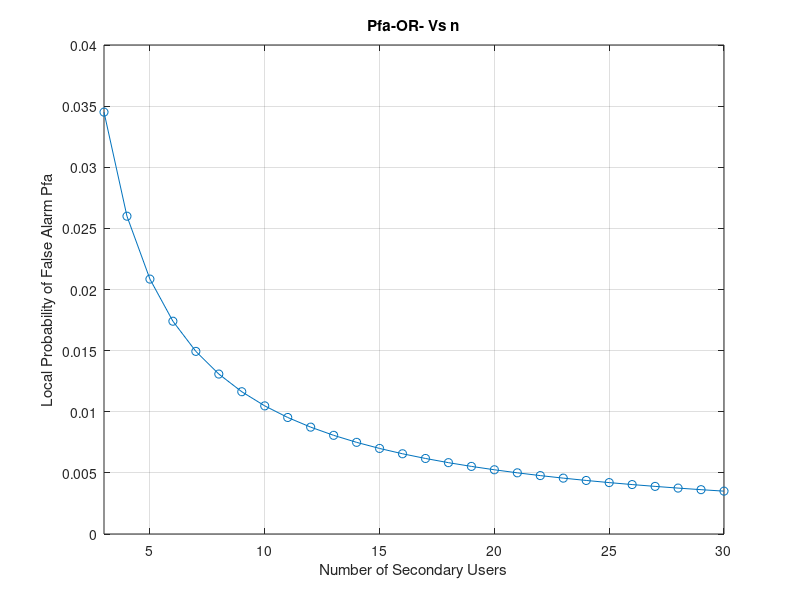
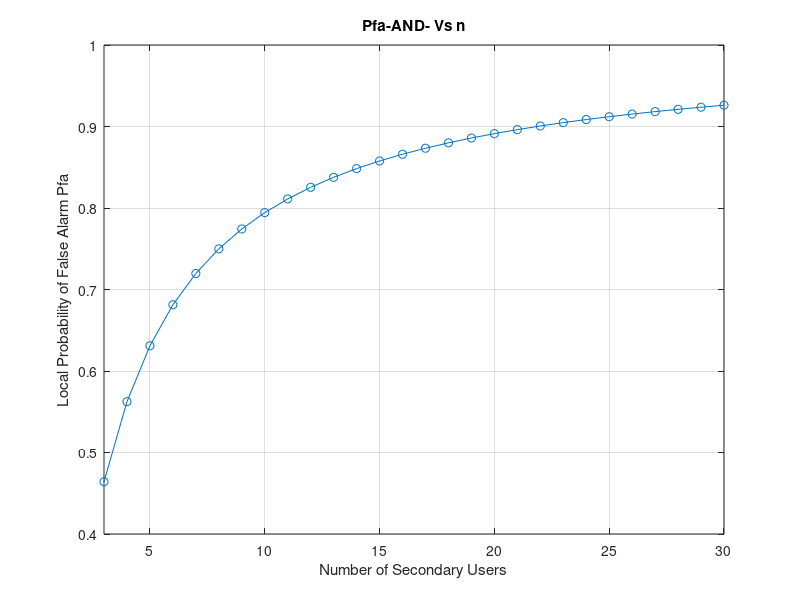

Write MATLAB code to recreate these figures, in order. (Note: this script raises an error after producing the figures.)
clc
close all
clear


NSU = 3:30;

pfa_OR = 1 - 0.9.^(1./NSU); 

figure;
plot(NSU,pfa_OR,'-o')
grid on
xlim([3 30])
title("Pfa-OR- Vs n")
xlabel("Number of Secondary Users")
ylabel("Local Probability of False Alarm Pfa")


pfa_AND =  0.1.^(1./NSU); 

figure;
plot(NSU,pfa_AND,'-o')
grid on
xlim([3 30])
title("Pfa-AND- Vs n")
xlabel("Number of Secondary Users")
ylabel("Local Probability of False Alarm Pfa")

pfa_K_N = zeros(1,length(NSU));
for i=1:length(NSU)
    
    min_lim = ceil((NSU(i)+1)/2);
    pfa_K_N(i) = inv_K_N(0.1,NSU(i),min_lim);
    

end

figure;
plot(NSU,pfa_K_N,'-o')
grid on
xlim([3 30])
title("Pfa-Majority- Vs n")
xlabel("Number of Secondary Users")
ylabel("Local Probability of False Alarm Pfa")


%%
%%%%%%% OR RULE EXPERIMENTS
clc
clear


zfun = @(Pfa1,Pfa2) Pfa1 + Pfa2 - Pfa1.*Pfa2 ;
zhandle = fcontour(zfun);

zhandle.LevelList = 0.007;
xlabel Pfa_-ed
ylabel Pfa_-mme
title('Pfa_-ed +(1-Pfa_-ed)*Pfa_-mme')
grid on
zhandle.YRange = [0,0.05];
zhandle.XRange = [0,0.05];
axis equal
%%
clc
clear
close all

Nsu = 3:30;
lim = 1-0.9.^(1./Nsu);
pfa1 = lim;
for i =1:length(Nsu)
    for j =1:length(pfa1)
        
        pfa2(i,j) = 1 - (0.9.^(1/Nsu(i)))/(1-pfa1(j));
        
    end
end

figure;
surf(Nsu,pfa1,pfa2)
xlabel("NSU")
ylabel("PFA1")

%%

clc
clear 
close all

L=8; %Smoothing Factor
M=1; %Number of Antennas
P = M; 
pfa_mme = 0.005;
pfa_ed = (0.007 - pfa_mme)/(1 - pfa_mme); %Probability of False Alarm
%pfa_mme = 0:0.001:0.007; %Probability of False Alarm
N = 1e3:2000:2.2*1e4;%:5000:5*1e4; %Number of Samples
snr_dB = -25:5; % SNR in decibels
snr = 10.^(snr_dB./10); % Linear Value of SNR
%% Simulation to plot Probability of Detection (Pd) vs. Signal to Noise Ratio (SNR) 
%Changing Number of samples

for num=1:length(N)
    
for m = 1:length(snr)
    
    detect = 0;
    thresh_ed = (sqrt(2).*qfuncinv(pfa_ed)./sqrt(N(num)))+ 1; % Theoretical value of threshold
    pfa_mme = (0.007 - pfa_ed)/(1 - pfa_ed);
    part1 = ((sqrt(N(num))+sqrt(M*L))/(sqrt(N(num))-sqrt(M*L)))^2;
    part2 = invtw(1-pfa_mme)*(sqrt(N(num))+sqrt(M*L))^(-2/3);
    part3 = 1 + part2/((N(num)*M*L)^(1/6));
    thresh_mme = part1*part3;  % Theoretical value of threshold
     
for k=1:2000 % Number of Monte Carlo Simulations
    
    n=0:N(num)-1;
    S = 1.*sin(2*pi*1/N(num)*n); %A sinusoidal signal
    Ps = sum(abs(S).^2)/length(S); %Power of the signal
    y = awgn(S,snr_dB(m), 'measured'); %Adding the effect of AWGN

 energy = abs(y).^2; % Energy of received signal over N samples
 Test_ed = (1/N(num)).*sum(energy)/(Ps/(snr(m))); % Test Statistic for the Energy Detection
 
 if(Test_ed >= thresh_ed)  % Check whether the received energy is greater than threshold, if so, increment Pd (Probability of detection) detctor by 1
     
     detect = detect+1;
     
 else %Moving to MME
     
    y_mid = [y zeros(1,L)];
    yy = transpose(y_mid);

    summ = zeros(M*L,M*L);
    for i=1:N(num)+1
        
        y_h =  flip(yy(i:L+i-1,:));
        y_hat = reshape(y_h,[M*L,1]);
        summ = summ + y_hat*y_hat';

    end
    
    R = summ/N(num);  %Statistical Covariance Matrix
    lamda = eig(R); %Eigenvalues of R
    Test_mme = max(lamda)/min(lamda);% Test Statistic for MME
    
    
    if(Test_mme >= thresh_mme)
        
        detect = detect+1;
        
    end
     
 end
 
end
Pd(num,m) = detect/k; %Computing the Probability of Detection
end
end

Pd_tot = 1-(1-Pd).^15;

figure;
plot(snr_dB,Pd_tot,'-o')
grid on
title("Pd Vs Pfa")
xlabel("Probability of False Alarm for Energy Detection Stage")
ylabel("Cooperative Probability of Detction Pd")
legend('N=10000','N=12000','N=14000','N=16000','N=18000','N=20000')

figure;
surf(pfa_ed,N(1:7),Pd_tot(1:7,:))
xlabel("Probability of False Alarm for Energy Detection Stage")
ylabel("Number of Samples")

%%
clc
clear 
close all

L=32; %Smoothing Factor
M=1; %Number of Antennas
P = M; 
pfa_ed = 0:0.005:0.03; %Probability of False Alarm
N = 1000:500:3e3;%:1000:0.9*1e4;%:5000:5*1e4; %Number of Samples
snr_dB = -21; % SNR in decibels
snr = 10^(snr_dB./10); % Linear Value of SNR
%% Simulation to plot Probability of Detection (Pd) vs. Signal to Noise Ratio (SNR) 
%Changing Number of samples

for num=1:length(N)
    
for m = 1:length(pfa_ed)
    
    detect = 0;
for k=1:2000 % Number of Monte Carlo Simulations
    
    n=0:N(num)-1;
    S = 1.*sin(2*pi*1/N(num)*n); %A sinusoidal signal
    Ps = sum(abs(S).^2)/length(S); %Power of the signal
    y = awgn(S,snr_dB, 'measured'); %Adding the effect of AWGN

 energy = abs(y).^2; % Energy of received signal over N samples
 Test_ed = (1/N(num)).*sum(energy)/(Ps/(snr)); % Test Statistic for the Energy Detection
 thresh_ed = (sqrt(2).*qfuncinv(pfa_ed(m))./sqrt(N(num)))+ 1; % Theoretical value of threshold
 
 pfa_mme = (0.0345 - pfa_ed(m))/(1 - pfa_ed(m));
 part1 = ((sqrt(N(num))+sqrt(M*L))/(sqrt(N(num))-sqrt(M*L)))^2;
 part2 = invtw(1-pfa_mme)*(sqrt(N(num))+sqrt(M*L))^(-2/3);
 part3 = 1 + part2/((N(num)*M*L)^(1/6));
 thresh_mme = part1*part3;  % Theoretical value of threshold
 
 if(Test_ed >= thresh_ed)  % Check whether the received energy is greater than threshold, if so, increment Pd (Probability of detection) detctor by 1
     
     detect = detect+1;
     
 else %Moving to MME
     
    y_mid = [y zeros(1,L)];
    yy = transpose(y_mid);

    summ = zeros(M*L,M*L);
    for i=1:N(num)+1
        
        y_h =  flip(yy(i:L+i-1,:));
        y_hat = reshape(y_h,[M*L,1]);
        summ = summ + y_hat*y_hat';

    end
    
    R = summ/N(num);  %Statistical Covariance Matrix
    lamda = eig(R); %Eigenvalues of R
    Test_mme = max(lamda)/min(lamda);% Test Statistic for MME
    
    
    if(Test_mme >= thresh_mme)
        
        detect = detect+1;
        
    end
     
 end
 
end
Pd(num,m) = detect/k; %Computing the Probability of Detection
end
end

Pd_tot = 1-(1-Pd).^3;

figure;
plot(pfa_ed,Pd_tot,'-o')
grid on
title("Pd Vs Pfa")
xlabel("Probability of False Alarm for Energy Detection Stage")
ylabel("Cooperative Probability of Detction Pd")
legend('N=1000','N=1500','N=2000','N=2500','N=3000')

figure;
surf(pfa_ed,N,Pd_tot)
xlabel("Probability of False Alarm for Energy Detection Stage")
ylabel("Number of Samples")
%%
%%%%%%% AND RULE EXPERIMENTS
clc
clear


zfun = @(Pfa1,Pfa2) Pfa1 + Pfa2 - Pfa1.*Pfa2 ;
zhandle = fcontour(zfun);

zhandle.LevelList = 0.4642;
xlabel Pfa_-ed
ylabel Pfa_-mme
title('Pfa_-ed +(1-Pfa_-ed)*Pfa_-mme')
grid on
zhandle.YRange = [0,1];
zhandle.XRange = [0,1];
axis equal
%%
clc
clear 
close all

L=8; %Smoothing Factor
M=1; %Number of Antennas
P = M; 
pfa_ed = 0:0.05:0.45; %Probability of False Alarm
pfa_mme = 0:0.05:0.45; %Probability of False Alarm
N = 2*1e4:2000:4*1e4; %Number of Samples
snr_dB = -21; % SNR in decibels
snr = 10^(snr_dB./10); % Linear Value of SNR
%% Simulation to plot Probability of Detection (Pd) vs. Signal to Noise Ratio (SNR) 
%Changing Number of samples

for num=1:length(N)
    
for m = 1:length(pfa_ed)
    
    detect = 0;
for k=1:2000 % Number of Monte Carlo Simulations
    
    n=0:N(num)-1;
    S = 1.*sin(2*pi*1/N(num)*n); %A sinusoidal signal
    Ps = sum(abs(S).^2)/length(S); %Power of the signal
    y = awgn(S,snr_dB, 'measured'); %Adding the effect of AWGN

 energy = abs(y).^2; % Energy of received signal over N samples
 Test_ed = (1/N(num)).*sum(energy)/(Ps/(snr)); % Test Statistic for the Energy Detection
 thresh_ed = (sqrt(2).*qfuncinv(pfa_ed(m))./sqrt(N(num)))+ 1; % Theoretical value of threshold
 
 pfa_mme = (0.4642 - pfa_ed(m))/(1 - pfa_ed(m));
 part1 = ((sqrt(N(num))+sqrt(M*L))/(sqrt(N(num))-sqrt(M*L)))^2;
 part2 = invtw(1-pfa_mme)*(sqrt(N(num))+sqrt(M*L))^(-2/3);
 part3 = 1 + part2/((N(num)*M*L)^(1/6));
 thresh_mme = part1*part3;  % Theoretical value of threshold
 
 if(Test_ed >= thresh_ed)  % Check whether the received energy is greater than threshold, if so, increment Pd (Probability of detection) detctor by 1
     
     detect = detect+1;
     
 else %Moving to MME
     
    y_mid = [y zeros(1,L)];
    yy = transpose(y_mid);

    summ = zeros(M*L,M*L);
    for i=1:N(num)+1
        
        y_h =  flip(yy(i:L+i-1,:));
        y_hat = reshape(y_h,[M*L,1]);
        summ = summ + y_hat*y_hat';

    end
    
    R = summ/N(num);  %Statistical Covariance Matrix
    lamda = eig(R); %Eigenvalues of R
    Test_mme = max(lamda)/min(lamda);% Test Statistic for MME
    
    
    if(Test_mme >= thresh_mme)
        
        detect = detect+1;
        
    end
     
 end
 
end
Pd(num,m) = detect/k; %Computing the Probability of Detection
end
end

Pd_tot = Pd.^3;

figure;
plot(pfa_ed,Pd_tot(6:11,:),'-o')
grid on
title("Pd Vs Pf")
xlabel("Probability of False Alarm for Energy Detection Stage")
ylabel("Cooperative Probability of Detction Pd")
legend('N=30000','N=32000','N=34000','N=36000','N=38000','N=40000');



surf(pfa_ed,N(6:11),Pd_tot(6:11,:))
xlabel("Probability of False Alarm for Energy Detection Stage")
ylabel("Number of Samples")
%%
clc
clear 
close all

L=32; %Smoothing Factor
M=1; %Number of Antennas
P = M; 
pfa_ed = 0:0.05:0.45; %Probability of False Alarm
N = 6e3:1e3:1*1e4; %Number of Samples
snr_dB = -21; % SNR in decibels
snr = 10^(snr_dB./10); % Linear Value of SNR
%% Simulation to plot Probability of Detection (Pd) vs. Signal to Noise Ratio (SNR) 
%Changing Number of samples

for num=1:length(N)
    
for m = 1:length(pfa_ed)
    
    detect = 0;
for k=1:2000 % Number of Monte Carlo Simulations
    
    n=0:N(num)-1;
    S = 1.*sin(2*pi*1/N(num)*n); %A sinusoidal signal
    Ps = sum(abs(S).^2)/length(S); %Power of the signal
    y = awgn(S,snr_dB, 'measured'); %Adding the effect of AWGN

 energy = abs(y).^2; % Energy of received signal over N samples
 Test_ed = (1/N(num)).*sum(energy)/(Ps/(snr)); % Test Statistic for the Energy Detection
 thresh_ed = (sqrt(2).*qfuncinv(pfa_ed(m))./sqrt(N(num)))+ 1; % Theoretical value of threshold
 
 pfa_mme = (0.4642 - pfa_ed(m))/(1 - pfa_ed(m));
 part1 = ((sqrt(N(num))+sqrt(M*L))/(sqrt(N(num))-sqrt(M*L)))^2;
 part2 = invtw(1-pfa_mme)*(sqrt(N(num))+sqrt(M*L))^(-2/3);
 part3 = 1 + part2/((N(num)*M*L)^(1/6));
 thresh_mme = part1*part3;  % Theoretical value of threshold
 
 if(Test_ed >= thresh_ed)  % Check whether the received energy is greater than threshold, if so, increment Pd (Probability of detection) detctor by 1
     
     detect = detect+1;
     
 else %Moving to MME
     
    y_mid = [y zeros(1,L)];
    yy = transpose(y_mid);

    summ = zeros(M*L,M*L);
    for i=1:N(num)+1
        
        y_h =  flip(yy(i:L+i-1,:));
        y_hat = reshape(y_h,[M*L,1]);
        summ = summ + y_hat*y_hat';

    end
    
    R = summ/N(num);  %Statistical Covariance Matrix
    lamda = eig(R); %Eigenvalues of R
    Test_mme = max(lamda)/min(lamda);% Test Statistic for MME
    
    
    if(Test_mme >= thresh_mme)
        
        detect = detect+1;
        
    end
     
 end
 
end
Pd(num,m) = detect/k; %Computing the Probability of Detection
end
end

Pd_tot = Pd.^3;

figure;
plot(pfa_ed,Pd_tot,'-o')
grid on
title("Pd Vs Pf")
xlabel("Probability of False Alarm for Energy Detection Stage")
ylabel("Cooperative Probability of Detction Pd")
legend('N=6000','N=7000','N=8000','N=9000','N=10000');


figure;
surf(pfa_ed,N,Pd_tot)
xlabel("Probability of False Alarm for Energy Detection Stage")
ylabel("Number of Samples")

%%
%%%%%%% Majority RULE EXPERIMENTS
clc
clear


zfun = @(Pfa1,Pfa2) Pfa1 + Pfa2 - Pfa1.*Pfa2 ;
zhandle = fcontour(zfun);

zhandle.LevelList = 0.1958;
xlabel Pfa_-ed
ylabel Pfa_-mme
title('Pfa_-ed +(1-Pfa_-ed)*Pfa_-mme')
grid on
zhandle.YRange = [0,0.5];
zhandle.XRange = [0,0.5];
axis equal

%%
clc
clear 
close all

L=8; %Smoothing Factor
M=1; %Number of Antennas
P = M; 
pfa_ed = 0:0.01:0.19; %Probability of False Alarm
pfa_mme = 0:0.01:0.19; %Probability of False Alarm
N = 1e4:1000:2*1e4; %Number of Samples
snr_dB = -21; % SNR in decibels
snr = 10^(snr_dB./10); % Linear Value of SNR
%% Simulation to plot Probability of Detection (Pd) vs. Signal to Noise Ratio (SNR) 
%Changing Number of samples

for num=1:length(N)
    
for m = 1:length(pfa_ed)
    
    detect = 0;
for k=1:2000 % Number of Monte Carlo Simulations
    
    n=0:N(num)-1;
    S = 1.*sin(2*pi*1/N(num)*n); %A sinusoidal signal
    Ps = sum(abs(S).^2)/length(S); %Power of the signal
    y = awgn(S,snr_dB, 'measured'); %Adding the effect of AWGN

 energy = abs(y).^2; % Energy of received signal over N samples
 Test_ed = (1/N(num)).*sum(energy)/(Ps/(snr)); % Test Statistic for the Energy Detection
 thresh_ed = (sqrt(2).*qfuncinv(pfa_ed(m))./sqrt(N(num)))+ 1; % Theoretical value of threshold
 
 pfa_mme = (0.4642 - pfa_ed(m))/(1 - pfa_ed(m));
 part1 = ((sqrt(N(num))+sqrt(M*L))/(sqrt(N(num))-sqrt(M*L)))^2;
 part2 = invtw(1-pfa_mme)*(sqrt(N(num))+sqrt(M*L))^(-2/3);
 part3 = 1 + part2/((N(num)*M*L)^(1/6));
 thresh_mme = part1*part3;  % Theoretical value of threshold
 
 if(Test_ed >= thresh_ed)  % Check whether the received energy is greater than threshold, if so, increment Pd (Probability of detection) detctor by 1
     
     detect = detect+1;
     
 else %Moving to MME
     
    y_mid = [y zeros(1,L)];
    yy = transpose(y_mid);

    summ = zeros(M*L,M*L);
    for i=1:N(num)+1
        
        y_h =  flip(yy(i:L+i-1,:));
        y_hat = reshape(y_h,[M*L,1]);
        summ = summ + y_hat*y_hat';

    end
    
    R = summ/N(num);  %Statistical Covariance Matrix
    lamda = eig(R); %Eigenvalues of R
    Test_mme = max(lamda)/min(lamda);% Test Statistic for MME
    
    
    if(Test_mme >= thresh_mme)
        
        detect = detect+1;
        
    end
     
 end
 
end
Pd(num,m) = detect/k; %Computing the Probability of Detection
end
end


Pd_tot = -2.*(Pd.^3) + 3*(Pd.^2);

figure;
plot(pfa_ed,Pd_tot(1:2:end,:),'-o')
grid on
xlim([0,0.19])
title("Pd Vs Pf")
xlabel("Probability of False Alarm for Energy Detection Stage")
ylabel("Cooperative Probability of Detction Pd")
legend('N=10000','N=12000','N=14000','N=16000','N=18000','N=20000')



surf(pfa_ed,N,Pd_tot)
xlabel("Probability of False Alarm for Energy Detection Stage")
ylabel("Number of Samples")

%%
clc
clear 
close all

L=32; %Smoothing Factor
M=1; %Number of Antennas
P = M; 
pfa_ed = 0:0.01:0.19; %Probability of False Alarm
%pfa_mme = 0:0.01:0.19; %Probability of False Alarm
N = 3000:500:5000;%:1000:2*1e4; %Number of Samples
snr_dB = -21; % SNR in decibels
snr = 10^(snr_dB./10); % Linear Value of SNR
%% Simulation to plot Probability of Detection (Pd) vs. Signal to Noise Ratio (SNR) 
%Changing Number of samples

for num=1:length(N)
    
for m = 1:length(pfa_ed)
    
    detect = 0;
for k=1:2000 % Number of Monte Carlo Simulations
    
    n=0:N(num)-1;
    S = 1.*sin(2*pi*1/N(num)*n); %A sinusoidal signal
    Ps = sum(abs(S).^2)/length(S); %Power of the signal
    y = awgn(S,snr_dB, 'measured'); %Adding the effect of AWGN

 energy = abs(y).^2; % Energy of received signal over N samples
 Test_ed = (1/N(num)).*sum(energy)/(Ps/(snr)); % Test Statistic for the Energy Detection
 thresh_ed = (sqrt(2).*qfuncinv(pfa_ed(m))./sqrt(N(num)))+ 1; % Theoretical value of threshold
 
 pfa_mme = (0.4642 - pfa_ed(m))/(1 - pfa_ed(m));
 part1 = ((sqrt(N(num))+sqrt(M*L))/(sqrt(N(num))-sqrt(M*L)))^2;
 part2 = invtw(1-pfa_mme)*(sqrt(N(num))+sqrt(M*L))^(-2/3);
 part3 = 1 + part2/((N(num)*M*L)^(1/6));
 thresh_mme = part1*part3;  % Theoretical value of threshold
 
 if(Test_ed >= thresh_ed)  % Check whether the received energy is greater than threshold, if so, increment Pd (Probability of detection) detctor by 1
     
     detect = detect+1;
     
 else %Moving to MME
     
    y_mid = [y zeros(1,L)];
    yy = transpose(y_mid);

    summ = zeros(M*L,M*L);
    for i=1:N(num)+1
        
        y_h =  flip(yy(i:L+i-1,:));
        y_hat = reshape(y_h,[M*L,1]);
        summ = summ + y_hat*y_hat';

    end
    
    R = summ/N(num);  %Statistical Covariance Matrix
    lamda = eig(R); %Eigenvalues of R
    Test_mme = max(lamda)/min(lamda);% Test Statistic for MME
    
    
    if(Test_mme >= thresh_mme)
        
        detect = detect+1;
        
    end
     
 end
 
end
Pd2(num,m) = detect/k; %Computing the Probability of Detection
end
end


Pd_tot2 = -2.*(Pd2.^3) + 3*(Pd2.^2);


figure;
plot(pfa_ed,Pd_tot,'-o')
grid on
xlim([0,0.19])
title("Pd Vs Pf")
xlabel("Probability of False Alarm for Energy Detection Stage")
ylabel("Cooperative Probability of Detction Pd")
legend('N=3000','N=3500','N=4000','N=4500','N=5000')


figure;
surf(pfa_ed,N,Pd_tot)
xlabel("Probability of False Alarm for Energy Detection Stage")
ylabel("Number of Samples")
